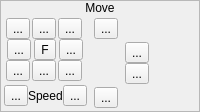
                <widget class="QFrame" name="frame_8">
                 <property name="sizePolicy">
                  <sizepolicy hsizetype="Fixed" vsizetype="Preferred">
                   <horstretch>0</horstretch>
                   <verstretch>0</verstretch>
                  </sizepolicy>
                 </property>
                 <property name="frameShape">
                  <enum>QFrame::StyledPanel</enum>
                 </property>
                 <property name="frameShadow">
                  <enum>QFrame::Raised</enum>
                 </property>
                 <layout class="QVBoxLayout" name="verticalLayout_14">
                  <property name="spacing">
                   <number>0</number>
                  </property>
                  <property name="margin">
                   <number>0</number>
                  </property>
                  <item>
                   <widget class="QLabel" name="label_6">
                    <property name="sizePolicy">
                     <sizepolicy hsizetype="Preferred" vsizetype="Fixed">
                      <horstretch>0</horstretch>
                      <verstretch>0</verstretch>
                     </sizepolicy>
                    </property>
                    <property name="text">
                     <string>Move</string>
                    </property>
                    <property name="alignment">
                     <set>Qt::AlignCenter</set>
                    </property>
                   </widget>
                  </item>
                  <item>
                   <widget class="QWidget" name="widget_6" native="true">
                    <layout class="QHBoxLayout" name="horizontalLayout_14">
                     <property name="spacing">
                      <number>3</number>
                     </property>
                     <property name="margin">
                      <number>3</number>
                     </property>
                     <item>
                      <widget class="QWidget" name="widget_24" native="true">
                       <layout class="QVBoxLayout" name="verticalLayout_18">
                        <property name="spacing">
                         <number>3</number>
                        </property>
                        <property name="margin">
                         <number>0</number>
                        </property>
                        <item>
                         <widget class="QWidget" name="widget_22" native="true">
                          <layout class="QVBoxLayout" name="verticalLayout_16">
                           <property name="spacing">
                            <number>0</number>
                           </property>
                           <property name="margin">
                            <number>0</number>
                           </property>
                           <item>
                            <widget class="QWidget" name="widget_19" native="true">
                             <layout class="QHBoxLayout" name="horizontalLayout_8">
                              <property name="spacing">
                               <number>0</number>
                              </property>
                              <property name="margin">
                               <number>0</number>
                              </property>
                              <item>
                               <widget class="QToolButton" name="bMoveUpLeft">
                                <property name="toolTip">
                                 <string>Move Up/Left</string>
                                </property>
                                <property name="text">
                                 <string>...</string>
                                </property>
                                <property name="icon">
                                 <iconset resource="gui_icons.qrc">
                                  <normaloff>:/icons/upleftarrow.png</normaloff>:/icons/upleftarrow.png</iconset>
                                </property>
                               </widget>
                              </item>
                              <item>
                               <widget class="QToolButton" name="bMoveUp">
                                <property name="toolTip">
                                 <string>Move Up</string>
                                </property>
                                <property name="text">
                                 <string>...</string>
                                </property>
                                <property name="icon">
                                 <iconset resource="gui_icons.qrc">
                                  <normaloff>:/icons/uparrow.png</normaloff>:/icons/uparrow.png</iconset>
                                </property>
                               </widget>
                              </item>
                              <item>
                               <widget class="QToolButton" name="bMoveUpRight">
                                <property name="toolTip">
                                 <string>Move Up/Right</string>
                                </property>
                                <property name="text">
                                 <string>...</string>
                                </property>
                                <property name="icon">
                                 <iconset resource="gui_icons.qrc">
                                  <normaloff>:/icons/uprightarrow.png</normaloff>:/icons/uprightarrow.png</iconset>
                                </property>
                               </widget>
                              </item>
                             </layout>
                            </widget>
                           </item>
                           <item>
                            <widget class="QWidget" name="widget_21" native="true">
                             <layout class="QHBoxLayout" name="horizontalLayout_9">
                              <property name="spacing">
                               <number>0</number>
                              </property>
                              <property name="margin">
                               <number>0</number>
                              </property>
                              <item>
                               <widget class="QToolButton" name="bMoveLeft">
                                <property name="toolTip">
                                 <string>Move Left</string>
                                </property>
                                <property name="text">
                                 <string>...</string>
                                </property>
                                <property name="icon">
                                 <iconset resource="gui_icons.qrc">
                                  <normaloff>:/icons/leftarrow.png</normaloff>:/icons/leftarrow.png</iconset>
                                </property>
                               </widget>
                              </item>
                              <item>
                               <widget class="QToolButton" name="bMoveRandomly">
                                <property name="toolTip">
                                 <string>Move Randomly</string>
                                </property>
                                <property name="text">
                                 <string>F</string>
                                </property>
                                <property name="icon">
                                 <iconset resource="gui_icons.qrc">
                                  <normaloff>:/icons/newrandomseed.png</normaloff>:/icons/newrandomseed.png</iconset>
                                </property>
                               </widget>
                              </item>
                              <item>
                               <widget class="QToolButton" name="bMoveRight">
                                <property name="toolTip">
                                 <string>Move Right</string>
                                </property>
                                <property name="text">
                                 <string>...</string>
                                </property>
                                <property name="icon">
                                 <iconset resource="gui_icons.qrc">
                                  <normaloff>:/icons/rightarrow.png</normaloff>:/icons/rightarrow.png</iconset>
                                </property>
                               </widget>
                              </item>
                             </layout>
                            </widget>
                           </item>
                           <item>
                            <widget class="QWidget" name="widget_20" native="true">
                             <layout class="QHBoxLayout" name="horizontalLayout_10">
                              <property name="spacing">
                               <number>0</number>
                              </property>
                              <property name="margin">
                               <number>0</number>
                              </property>
                              <item>
                               <widget class="QToolButton" name="bMoveDownLeft">
                                <property name="toolTip">
                                 <string>Move Down/Left</string>
                                </property>
                                <property name="text">
                                 <string>...</string>
                                </property>
                                <property name="icon">
                                 <iconset resource="gui_icons.qrc">
                                  <normaloff>:/icons/downleftarrow.png</normaloff>:/icons/downleftarrow.png</iconset>
                                </property>
                               </widget>
                              </item>
                              <item>
                               <widget class="QToolButton" name="bMoveDown">
                                <property name="toolTip">
                                 <string>Move Down</string>
                                </property>
                                <property name="text">
                                 <string>...</string>
                                </property>
                                <property name="icon">
                                 <iconset resource="gui_icons.qrc">
                                  <normaloff>:/icons/downarrow.png</normaloff>:/icons/downarrow.png</iconset>
                                </property>
                               </widget>
                              </item>
                              <item>
                               <widget class="QToolButton" name="bMoveDownRight">
                                <property name="toolTip">
                                 <string>Move Down/Right</string>
                                </property>
                                <property name="text">
                                 <string>...</string>
                                </property>
                                <property name="icon">
                                 <iconset resource="gui_icons.qrc">
                                  <normaloff>:/icons/downrightarrow.png</normaloff>:/icons/downrightarrow.png</iconset>
                                </property>
                               </widget>
                              </item>
                             </layout>
                            </widget>
                           </item>
                          </layout>
                         </widget>
                        </item>
                        <item>
                         <widget class="QWidget" name="widget_23" native="true">
                          <layout class="QHBoxLayout" name="horizontalLayout_13">
                           <property name="spacing">
                            <number>0</number>
                           </property>
                           <property name="margin">
                            <number>0</number>
                           </property>
                           <item>
                            <widget class="QToolButton" name="bDecreaseMoveSpeed">
                             <property name="toolTip">
                              <string>Decrease Move Speed</string>
                             </property>
                             <property name="text">
                              <string>...</string>
                             </property>
                             <property name="icon">
                              <iconset resource="gui_icons.qrc">
                               <normaloff>:/icons/minus.png</normaloff>:/icons/minus.png</iconset>
                             </property>
                            </widget>
                           </item>
                           <item>
                            <widget class="QLabel" name="label_9">
                             <property name="text">
                              <string>Speed</string>
                             </property>
                            </widget>
                           </item>
                           <item>
                            <widget class="QToolButton" name="bIncreaseMoveSpeed">
                             <property name="toolTip">
                              <string>Increase Move Speed</string>
                             </property>
                             <property name="text">
                              <string>...</string>
                             </property>
                             <property name="icon">
                              <iconset resource="gui_icons.qrc">
                               <normaloff>:/icons/plus.png</normaloff>:/icons/plus.png</iconset>
                             </property>
                            </widget>
                           </item>
                          </layout>
                         </widget>
                        </item>
                       </layout>
                      </widget>
                     </item>
                     <item>
                      <widget class="QWidget" name="widget_25" native="true">
                       <layout class="QVBoxLayout" name="verticalLayout_17">
                        <property name="spacing">
                         <number>3</number>
                        </property>
                        <property name="margin">
                         <number>0</number>
                        </property>
                        <item>
                         <widget class="QWidget" name="widget_15" native="true">
                          <layout class="QHBoxLayout" name="horizontalLayout_11">
                           <property name="spacing">
                            <number>0</number>
                           </property>
                           <property name="leftMargin">
                            <number>4</number>
                           </property>
                           <property name="topMargin">
                            <number>0</number>
                           </property>
                           <property name="rightMargin">
                            <number>0</number>
                           </property>
                           <property name="bottomMargin">
                            <number>0</number>
                           </property>
                           <item>
                            <widget class="QToolButton" name="bMoveForward">
                             <property name="toolTip">
                              <string>Move Forward</string>
                             </property>
                             <property name="text">
                              <string>...</string>
                             </property>
                             <property name="icon">
                              <iconset resource="gui_icons.qrc">
                               <normaloff>:/icons/uparrow.png</normaloff>:/icons/uparrow.png</iconset>
                             </property>
                            </widget>
                           </item>
                           <item>
                            <spacer name="horizontalSpacer_2">
                             <property name="orientation">
                              <enum>Qt::Horizontal</enum>
                             </property>
                             <property name="sizeHint" stdset="0">
                              <size>
                               <width>40</width>
                               <height>20</height>
                              </size>
                             </property>
                            </spacer>
                           </item>
                          </layout>
                         </widget>
                        </item>
                        <item>
                         <widget class="QWidget" name="widget_17" native="true">
                          <layout class="QHBoxLayout" name="horizontalLayout_7">
                           <property name="spacing">
                            <number>3</number>
                           </property>
                           <property name="margin">
                            <number>0</number>
                           </property>
                           <item>
                            <widget class="QLabel" name="label_8">
                             <property name="minimumSize">
                              <size>
                               <width>32</width>
                               <height>32</height>
                              </size>
                             </property>
                             <property name="maximumSize">
                              <size>
                               <width>32</width>
                               <height>32</height>
                              </size>
                             </property>
                             <property name="text">
                              <string/>
                             </property>
                             <property name="pixmap">
                              <pixmap resource="gui_icons.qrc">:/icons/mapEventMarker.png</pixmap>
                             </property>
                             <property name="scaledContents">
                              <bool>true</bool>
                             </property>
                             <property name="alignment">
                              <set>Qt::AlignCenter</set>
                             </property>
                            </widget>
                           </item>
                           <item>
                            <widget class="QWidget" name="widget_18" native="true">
                             <layout class="QVBoxLayout" name="verticalLayout_15">
                              <property name="spacing">
                               <number>0</number>
                              </property>
                              <property name="margin">
                               <number>0</number>
                              </property>
                              <item>
                               <widget class="QToolButton" name="bMoveTowardHero">
                                <property name="toolTip">
                                 <string>Move Toward Hero</string>
                                </property>
                                <property name="text">
                                 <string>...</string>
                                </property>
                                <property name="icon">
                                 <iconset resource="gui_icons.qrc">
                                  <normaloff>:/icons/rightarrow.png</normaloff>:/icons/rightarrow.png</iconset>
                                </property>
                               </widget>
                              </item>
                              <item>
                               <widget class="QToolButton" name="bMoveAwayFromHero">
                                <property name="toolTip">
                                 <string>Move Away From Hero</string>
                                </property>
                                <property name="text">
                                 <string>...</string>
                                </property>
                                <property name="icon">
                                 <iconset resource="gui_icons.qrc">
                                  <normaloff>:/icons/leftarrow.png</normaloff>:/icons/leftarrow.png</iconset>
                                </property>
                               </widget>
                              </item>
                             </layout>
                            </widget>
                           </item>
                           <item>
                            <widget class="QLabel" name="label_7">
                             <property name="minimumSize">
                              <size>
                               <width>32</width>
                               <height>32</height>
                              </size>
                             </property>
                             <property name="maximumSize">
                              <size>
                               <width>32</width>
                               <height>32</height>
                              </size>
                             </property>
                             <property name="text">
                              <string/>
                             </property>
                             <property name="pixmap">
                              <pixmap>:/icons/partystart.png</pixmap>
                             </property>
                            </widget>
                           </item>
                          </layout>
                         </widget>
                        </item>
                        <item>
                         <widget class="QWidget" name="widget_16" native="true">
                          <layout class="QHBoxLayout" name="horizontalLayout_12">
                           <property name="spacing">
                            <number>0</number>
                           </property>
                           <property name="leftMargin">
                            <number>4</number>
                           </property>
                           <property name="topMargin">
                            <number>0</number>
                           </property>
                           <property name="rightMargin">
                            <number>0</number>
                           </property>
                           <property name="bottomMargin">
                            <number>0</number>
                           </property>
                           <item>
                            <widget class="QToolButton" name="bMoveBackward">
                             <property name="toolTip">
                              <string>Move Backward</string>
                             </property>
                             <property name="text">
                              <string>...</string>
                             </property>
                             <property name="icon">
                              <iconset resource="gui_icons.qrc">
                               <normaloff>:/icons/downarrow.png</normaloff>:/icons/downarrow.png</iconset>
                             </property>
                            </widget>
                           </item>
                           <item>
                            <spacer name="horizontalSpacer">
                             <property name="orientation">
                              <enum>Qt::Horizontal</enum>
                             </property>
                             <property name="sizeHint" stdset="0">
                              <size>
                               <width>40</width>
                               <height>20</height>
                              </size>
                             </property>
                            </spacer>
                           </item>
                          </layout>
                         </widget>
                        </item>
                       </layout>
                      </widget>
                     </item>
                    </layout>
                   </widget>
                  </item>
                 </layout>
                </widget>
